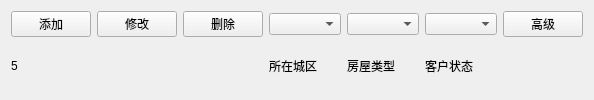
         <widget class="QWidget" name="widget_11" native="true">
          <layout class="QGridLayout" name="gridLayout_32">
           <item row="0" column="0">
            <widget class="QPushButton" name="addPushButton_5">
             <property name="text">
              <string>添加</string>
             </property>
             <property name="icon">
              <iconset resource="main.qrc">
               <normaloff>:/images/add.png</normaloff>:/images/add.png</iconset>
             </property>
             <property name="iconSize">
              <size>
               <width>16</width>
               <height>16</height>
              </size>
             </property>
            </widget>
           </item>
           <item row="0" column="1">
            <widget class="QPushButton" name="modifyPushButton_5">
             <property name="text">
              <string>修改</string>
             </property>
             <property name="icon">
              <iconset resource="main.qrc">
               <normaloff>:/images/modify.png</normaloff>:/images/modify.png</iconset>
             </property>
             <property name="iconSize">
              <size>
               <width>16</width>
               <height>16</height>
              </size>
             </property>
            </widget>
           </item>
           <item row="0" column="2">
            <widget class="QPushButton" name="deletePushButton_5">
             <property name="text">
              <string>删除</string>
             </property>
             <property name="icon">
              <iconset resource="main.qrc">
               <normaloff>:/images/delete.png</normaloff>:/images/delete.png</iconset>
             </property>
             <property name="iconSize">
              <size>
               <width>16</width>
               <height>16</height>
              </size>
             </property>
            </widget>
           </item>
           <item row="0" column="3">
            <widget class="QComboBox" name="chengquComboBox_5"/>
           </item>
           <item row="0" column="4">
            <widget class="QComboBox" name="fangwuLeixingComboBox_5"/>
           </item>
           <item row="0" column="5">
            <widget class="QComboBox" name="kehuZhuangtaiComboBox_5"/>
           </item>
           <item row="0" column="6">
            <widget class="QPushButton" name="advPushButton_5">
             <property name="text">
              <string>高级</string>
             </property>
             <property name="icon">
              <iconset resource="main.qrc">
               <normaloff>:/images/renwuguanli.png</normaloff>:/images/renwuguanli.png</iconset>
             </property>
             <property name="iconSize">
              <size>
               <width>16</width>
               <height>16</height>
              </size>
             </property>
            </widget>
           </item>
           <item row="1" column="3">
            <widget class="QLabel" name="label_61">
             <property name="text">
              <string>所在城区</string>
             </property>
            </widget>
           </item>
           <item row="1" column="4">
            <widget class="QLabel" name="label_62">
             <property name="text">
              <string>房屋类型</string>
             </property>
            </widget>
           </item>
           <item row="1" column="5">
            <widget class="QLabel" name="label_63">
             <property name="text">
              <string>客户状态</string>
             </property>
            </widget>
           </item>
           <item row="1" column="0">
            <widget class="QLabel" name="label_78">
             <property name="text">
              <string>5</string>
             </property>
            </widget>
           </item>
          </layout>
         </widget>
